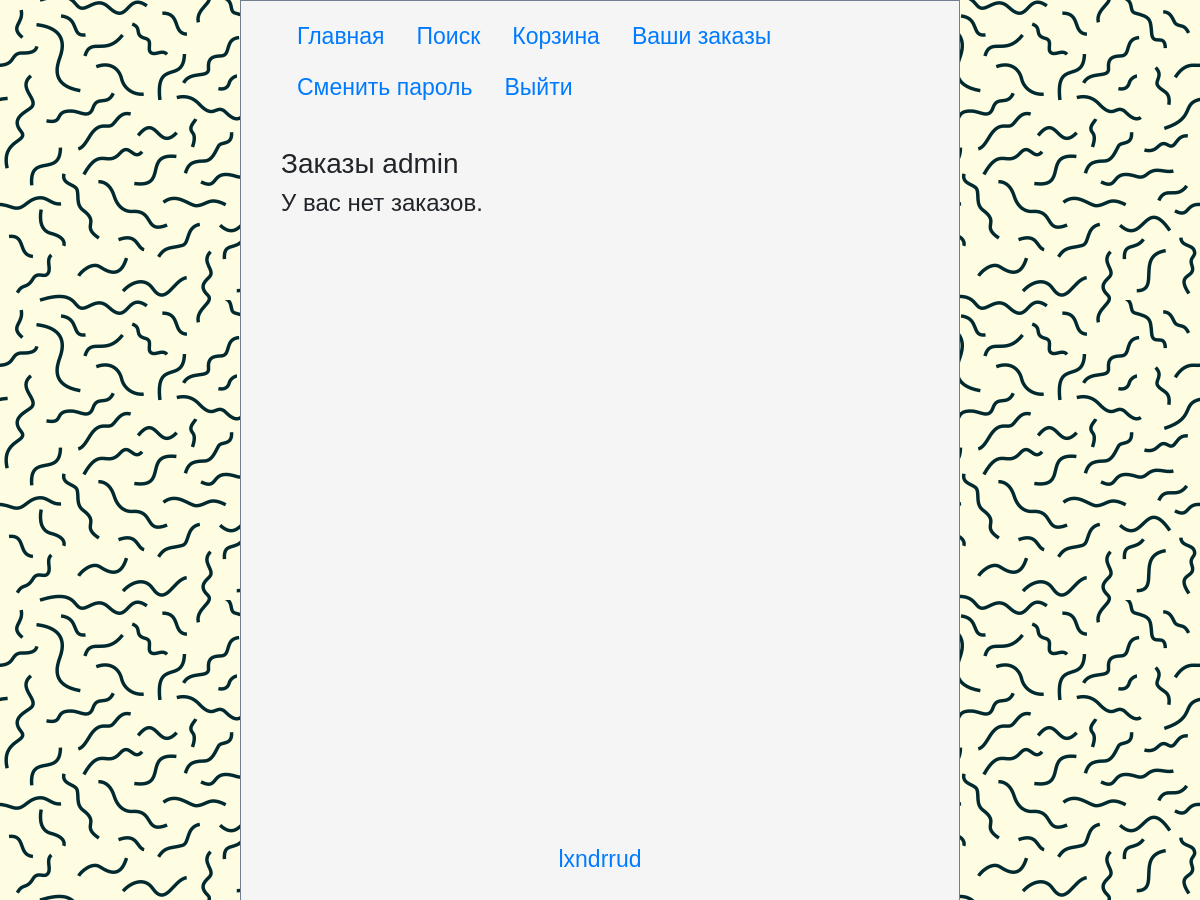
The page /client/1/ (signed in) on the database as committed earlier.
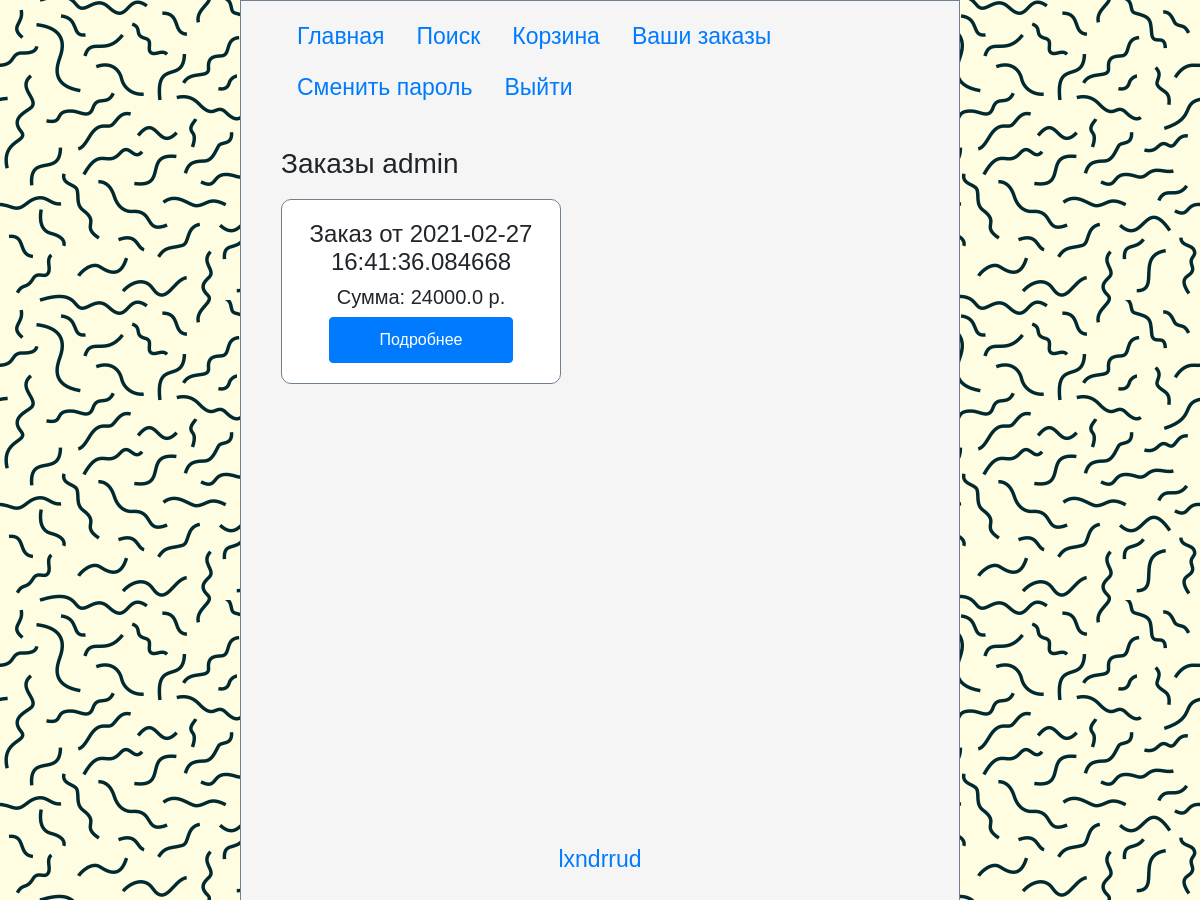
The same page on the database as committed later.
### models.py (models this page shows, shortened)
class Order(db.Model):
    id = db.Column(db.Integer, primary_key=True)
    client_id = db.Column(db.Integer, db.ForeignKey('client.id'))
    sum = db.Column(db.Float(precision=2), nullable=False, default=0)
    date = db.Column(db.DateTime, nullable=False, default=datetime.datetime.now())

### apps/auth.py (the view)
@auth_app.route('/client/<int:client_id>/', methods=['GET'])
def client(client_id):
    if not check_int_arg(client_id):
        flash('Ошибка!')
        return redirect(url_for('home'))
    if session['is_authenticated']:
        if session['id'] == client_id:
            orders = Order.query.filter_by(client_id=client_id).all()
            orders.reverse()
            return render_template('client.html', orders=orders)
    flash('У вас нет прав доступа.')
    return redirect(url_for('home'))

### script.py (called while the page is built)
@app.before_request
def session_init():
    if not session.get('is_authenticated', False):
            session['is_authenticated'] = False
    if not session.get('cart', False):
        session['cart'] = []

### utils.py (called while the page is built)
def check_int_arg(arg: int) -> bool:
    try:
        arg = int(arg)
    except ValueError:
        return False
    return True

### apps/templates/auth/client.html (shortened to what this page needs)
{% extends 'base.html' %}
{% block content %}
    <h3>Заказы {{ session.nickname }}</h3>
    {% if orders == [] %}
        <h4>У вас нет заказов.</h4>
    {% endif %}
    {% for order in orders %}
        <div class="card">
            <div class="card-body">
                <h4>Заказ от {{ order.date }}</h4>
                <h5>Сумма: {{ order.sum }} р.</h5>
                <a class="btn btn-primary" href="{{ url_for('.order_detail', order_id=order.id) }}">Подробнее</a>
            </div>
        </div>
    {% endfor %}
{% endblock content %}

### templates/base.html (shortened to what this page needs)
<!DOCTYPE html>
<html lang="en">
<head>
    <link rel="stylesheet" href="https://maxcdn.bootstrapcdn.com/bootstrap/4.0.0/css/bootstrap.min.css">
    <link rel="stylesheet" href="{{ url_for('static', filename='css/style.css') }}">
</head>
<body>
    <div class="wrapper">
        <ul class="nav">
            <li class="nav-item">
                <a class="nav-link" href="{{ url_for('home') }}">Главная</a>
            </li>
            <li class="nav-item">
                <a class="nav-link" href="{{ url_for('search.search_category') }}">Поиск</a>
            </li>
            <li class="nav-item">
                <a class="nav-link" href="{{ url_for('product.cart') }}">Корзина</a>
            </li>
            {% if not session.is_authenticated %}
                <li class="nav-item">
                    <a class="nav-link" href="{{ url_for('auth.signin') }}">Войти</a>
                </li>
                <li class="nav-item">
                    <a class="nav-link" href="{{ url_for('auth.signup') }}">Регистрация</a>
                </li>
            {% else %}
                <li class="nav-item">
                    <a class="nav-link" href="{{ url_for('auth.client', client_id=session.id) }}">Ваши заказы</a>
                </li>
                <li class="nav-item">
                    <a class="nav-link" href="{{ url_for('auth.change_password', client_id=session.id) }}">Сменить пароль</a>
                </li>
                <li class="nav-item">
                    <a class="nav-link" href="{{ url_for('auth.logout') }}">Выйти</a>
                </li>
            {% endif %}
        </ul>
        <div class="content">{% block content %}{% endblock content %}</div>
        <div class="footer">
            <p><a href="https://github.com/lxndrrud">lxndrrud</a></p>
        </div>
    </div>
</body>
</html>

### static/css/style.css (style rules this page uses)
* { margin: 0; padding: 0; }
html, body { font-family: Helvetica; }
body { background: url(../volnistye-linii.png); word-wrap: break-word; }
.wrapper { background: whitesmoke; width: 60%; min-height: 100vh; margin: 0 20%; border: 1px solid slategrey; }
a { font-size: 23px; }
.nav { padding-left: 40px; padding-top: 10px; border-width: 0px; }
.content { margin: 0; padding-top: 35px; padding-left: 40px; padding-right: 40px; box-sizing: border-box; padding-bottom: 10px; min-height: calc(100vh - 90px); }
.footer { margin-top: 20px; clear: left; height: 90px; vertical-align: bottom; text-align: center; }
.card { border-radius: 10px; width: 280px; float: left; border: none; margin-right: 10px; margin-top: 10px; display: block; }
.card-body { text-align: center; border-radius: 10px; border: 1px solid slategrey; }
.btn { padding: 10px 50px; }

Rows that differ between the two databases and show on the page:
added Order: date "2021-02-27 16:41:36.084668", sum "24000.0"
Other text that changed with them:
text no longer shown: "У вас нет заказов."
